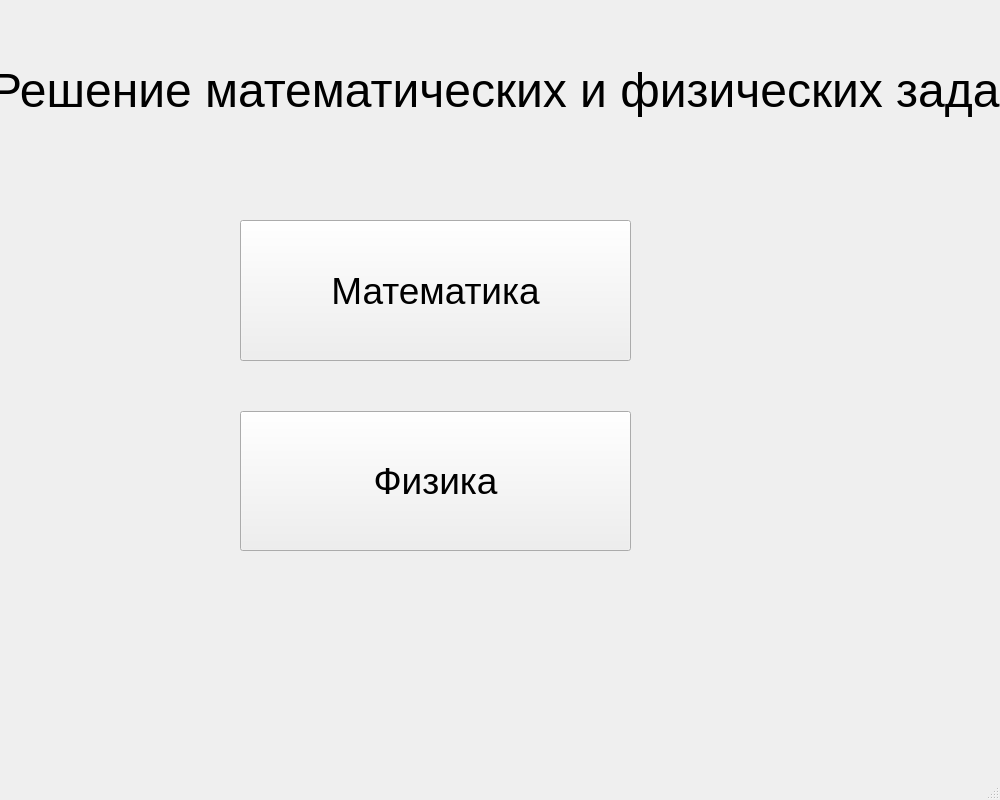
<?xml version="1.0" encoding="UTF-8"?>
<ui version="4.0">
 <class>MainWindow</class>
 <widget class="QMainWindow" name="MainWindow">
  <property name="geometry">
   <rect>
    <x>0</x>
    <y>0</y>
    <width>1000</width>
    <height>800</height>
   </rect>
  </property>
  <property name="windowTitle">
   <string>ФИЗМАТ</string>
  </property>
  <widget class="QWidget" name="centralwidget">
   <widget class="QLabel" name="label">
    <property name="geometry">
     <rect>
      <x>-10</x>
      <y>10</y>
      <width>1071</width>
      <height>161</height>
     </rect>
    </property>
    <property name="font">
     <font>
      <pointsize>36</pointsize>
      <weight>50</weight>
      <bold>false</bold>
     </font>
    </property>
    <property name="text">
     <string>Решение математических и физических задач</string>
    </property>
   </widget>
   <widget class="QWidget" name="verticalLayoutWidget">
    <property name="geometry">
     <rect>
      <x>190</x>
      <y>200</y>
      <width>491</width>
      <height>371</height>
     </rect>
    </property>
    <layout class="QVBoxLayout" name="verticalLayout">
     <property name="spacing">
      <number>50</number>
     </property>
     <property name="sizeConstraint">
      <enum>QLayout::SetMinAndMaxSize</enum>
     </property>
     <property name="leftMargin">
      <number>50</number>
     </property>
     <property name="topMargin">
      <number>20</number>
     </property>
     <property name="rightMargin">
      <number>50</number>
     </property>
     <property name="bottomMargin">
      <number>20</number>
     </property>
     <item>
      <widget class="QPushButton" name="pushButton_2">
       <property name="sizePolicy">
        <sizepolicy hsizetype="MinimumExpanding" vsizetype="MinimumExpanding">
         <horstretch>0</horstretch>
         <verstretch>0</verstretch>
        </sizepolicy>
       </property>
       <property name="maximumSize">
        <size>
         <width>16777215</width>
         <height>16777215</height>
        </size>
       </property>
       <property name="font">
        <font>
         <pointsize>28</pointsize>
        </font>
       </property>
       <property name="text">
        <string>Математика</string>
       </property>
       <property name="iconSize">
        <size>
         <width>16</width>
         <height>16</height>
        </size>
       </property>
      </widget>
     </item>
     <item>
      <widget class="QPushButton" name="pushButton_3">
       <property name="sizePolicy">
        <sizepolicy hsizetype="MinimumExpanding" vsizetype="MinimumExpanding">
         <horstretch>0</horstretch>
         <verstretch>0</verstretch>
        </sizepolicy>
       </property>
       <property name="font">
        <font>
         <pointsize>28</pointsize>
        </font>
       </property>
       <property name="text">
        <string>Физика</string>
       </property>
      </widget>
     </item>
    </layout>
   </widget>
  </widget>
  <widget class="QMenuBar" name="menubar">
   <property name="geometry">
    <rect>
     <x>0</x>
     <y>0</y>
     <width>1000</width>
     <height>21</height>
    </rect>
   </property>
  </widget>
  <widget class="QStatusBar" name="statusbar"/>
 </widget>
 <resources/>
 <connections/>
</ui>
